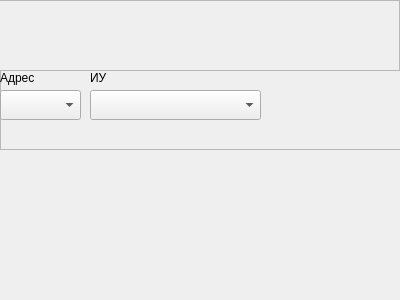
<?xml version="1.0" encoding="UTF-8"?>
<ui version="4.0">
 <class>Widget_TG</class>
 <widget class="QWidget" name="Widget_TG">
  <property name="geometry">
   <rect>
    <x>0</x>
    <y>0</y>
    <width>400</width>
    <height>300</height>
   </rect>
  </property>
  <property name="windowTitle">
   <string>Form</string>
  </property>
  <widget class="QFrame" name="frame">
   <property name="geometry">
    <rect>
     <x>0</x>
     <y>70</y>
     <width>550</width>
     <height>80</height>
    </rect>
   </property>
   <property name="frameShape">
    <enum>QFrame::StyledPanel</enum>
   </property>
   <property name="frameShadow">
    <enum>QFrame::Raised</enum>
   </property>
   <widget class="QLabel" name="label_103">
    <property name="geometry">
     <rect>
      <x>90</x>
      <y>0</y>
      <width>71</width>
      <height>16</height>
     </rect>
    </property>
    <property name="text">
     <string>ИУ</string>
    </property>
   </widget>
   <widget class="QComboBox" name="Num1">
    <property name="geometry">
     <rect>
      <x>0</x>
      <y>20</y>
      <width>81</width>
      <height>30</height>
     </rect>
    </property>
    <property name="sizeAdjustPolicy">
     <enum>QComboBox::AdjustToMinimumContentsLengthWithIcon</enum>
    </property>
   </widget>
   <widget class="QLabel" name="label_102">
    <property name="geometry">
     <rect>
      <x>0</x>
      <y>0</y>
      <width>71</width>
      <height>16</height>
     </rect>
    </property>
    <property name="text">
     <string>Адрес</string>
    </property>
   </widget>
   <widget class="QComboBox" name="Num2">
    <property name="geometry">
     <rect>
      <x>90</x>
      <y>20</y>
      <width>171</width>
      <height>30</height>
     </rect>
    </property>
    <property name="sizeAdjustPolicy">
     <enum>QComboBox::AdjustToMinimumContentsLengthWithIcon</enum>
    </property>
   </widget>
  </widget>
  <widget class="QFrame" name="frame_2">
   <property name="geometry">
    <rect>
     <x>-1</x>
     <y>0</y>
     <width>401</width>
     <height>71</height>
    </rect>
   </property>
   <property name="frameShape">
    <enum>QFrame::StyledPanel</enum>
   </property>
   <property name="frameShadow">
    <enum>QFrame::Raised</enum>
   </property>
  </widget>
 </widget>
 <resources/>
 <connections/>
</ui>
